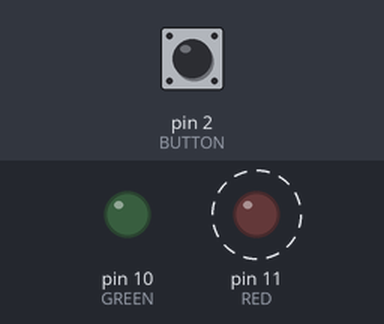
Bench run of a sketch on a simulated Arduino Uno, built with avr-gcc and run on an emulated ATmega328P. Parts: output pins drawn as LEDs (lit = HIGH). Dashed ring = blinking. The inputs (shaded band) are chosen by the test bench; at power-on: pin 2 (BUTTON) HIGH. What the sketch prints to the serial monitor is not drawn.

Above: at 1.2 s.
1.3 s: pin 2 (BUTTON) pulled LOW for 0.15 s
Timing chart, 0 to 10.3 s (numbered marks = the images above; inputs shaded):
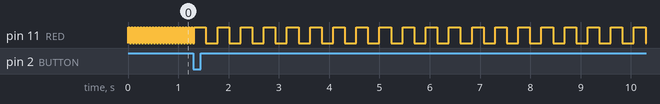

The sketch:

11_interrupt_delayTime.ino
```cpp
int RED = 11;
int GREEN = 10;
int BUTTON = 2;
int oldTime = 0;
int delayTime = 30;

void setup(){
  pinMode(RED,OUTPUT);
  pinMode(GREEN,OUTPUT);
  pinMode(BUTTON,INPUT_PULLUP);
  attachInterrupt(INT0,event,FALLING);
  Serial.begin(9600);
}
void event(){
  if(millis()-oldTime>1000){
    oldTime = millis();
    delayTime = delayTime + 200;
    if(delayTime>2000)delayTime = 30;
    Serial.println(delayTime);
  }
}

void loop(){
  digitalWrite(RED,HIGH);
  delay(delayTime);
  digitalWrite(RED,LOW);
  delay(delayTime);
}
```

Measured:
- after the input at 1.3 s, pin 11 (RED): alternates HIGH for 0.23 s and LOW for 0.23 s, starting after 0.25 s
- by itself, pin 11 (RED): alternates HIGH for 0.03 s and LOW for 0.03 s
